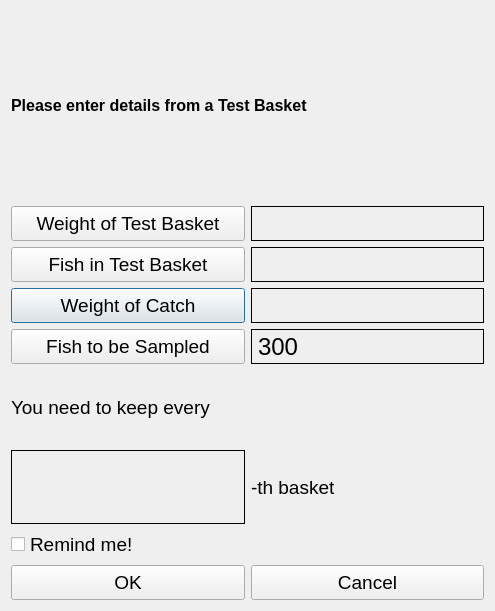
<?xml version="1.0" encoding="UTF-8"?>
<ui version="4.0">
 <class>subcalcDlg</class>
 <widget class="QDialog" name="subcalcDlg">
  <property name="geometry">
   <rect>
    <x>0</x>
    <y>0</y>
    <width>495</width>
    <height>611</height>
   </rect>
  </property>
  <property name="windowTitle">
   <string>subsample calculator</string>
  </property>
  <layout class="QVBoxLayout" name="verticalLayout">
   <item>
    <widget class="QLabel" name="label_3">
     <property name="font">
      <font>
       <pointsize>12</pointsize>
       <weight>75</weight>
       <bold>true</bold>
      </font>
     </property>
     <property name="text">
      <string>Please enter details from a Test Basket</string>
     </property>
    </widget>
   </item>
   <item>
    <layout class="QGridLayout" name="gridLayout">
     <item row="2" column="0">
      <widget class="QPushButton" name="catchWtBtn">
       <property name="minimumSize">
        <size>
         <width>165</width>
         <height>35</height>
        </size>
       </property>
       <property name="font">
        <font>
         <pointsize>14</pointsize>
        </font>
       </property>
       <property name="text">
        <string>Weight of Catch</string>
       </property>
      </widget>
     </item>
     <item row="0" column="0">
      <widget class="QPushButton" name="wtBtn">
       <property name="minimumSize">
        <size>
         <width>165</width>
         <height>35</height>
        </size>
       </property>
       <property name="font">
        <font>
         <pointsize>14</pointsize>
        </font>
       </property>
       <property name="text">
        <string>Weight of Test Basket</string>
       </property>
      </widget>
     </item>
     <item row="0" column="1">
      <widget class="QLabel" name="wtLabel">
       <property name="minimumSize">
        <size>
         <width>165</width>
         <height>35</height>
        </size>
       </property>
       <property name="font">
        <font>
         <pointsize>18</pointsize>
        </font>
       </property>
       <property name="autoFillBackground">
        <bool>true</bool>
       </property>
       <property name="frameShape">
        <enum>QFrame::Box</enum>
       </property>
       <property name="text">
        <string/>
       </property>
      </widget>
     </item>
     <item row="3" column="0">
      <widget class="QPushButton" name="samplenumBtn">
       <property name="minimumSize">
        <size>
         <width>165</width>
         <height>35</height>
        </size>
       </property>
       <property name="font">
        <font>
         <pointsize>14</pointsize>
        </font>
       </property>
       <property name="text">
        <string>Fish to be Sampled</string>
       </property>
      </widget>
     </item>
     <item row="1" column="0">
      <widget class="QPushButton" name="numBtn">
       <property name="minimumSize">
        <size>
         <width>165</width>
         <height>35</height>
        </size>
       </property>
       <property name="font">
        <font>
         <pointsize>14</pointsize>
        </font>
       </property>
       <property name="text">
        <string>Fish in Test Basket</string>
       </property>
      </widget>
     </item>
     <item row="1" column="1">
      <widget class="QLabel" name="numLabel">
       <property name="minimumSize">
        <size>
         <width>165</width>
         <height>35</height>
        </size>
       </property>
       <property name="font">
        <font>
         <pointsize>18</pointsize>
        </font>
       </property>
       <property name="autoFillBackground">
        <bool>true</bool>
       </property>
       <property name="frameShape">
        <enum>QFrame::Box</enum>
       </property>
       <property name="text">
        <string/>
       </property>
      </widget>
     </item>
     <item row="2" column="1">
      <widget class="QLabel" name="catchWtLabel">
       <property name="minimumSize">
        <size>
         <width>165</width>
         <height>35</height>
        </size>
       </property>
       <property name="font">
        <font>
         <pointsize>18</pointsize>
        </font>
       </property>
       <property name="autoFillBackground">
        <bool>true</bool>
       </property>
       <property name="frameShape">
        <enum>QFrame::Box</enum>
       </property>
       <property name="text">
        <string/>
       </property>
      </widget>
     </item>
     <item row="3" column="1">
      <widget class="QLabel" name="samplenumLabel">
       <property name="minimumSize">
        <size>
         <width>165</width>
         <height>35</height>
        </size>
       </property>
       <property name="font">
        <font>
         <pointsize>18</pointsize>
        </font>
       </property>
       <property name="autoFillBackground">
        <bool>true</bool>
       </property>
       <property name="frameShape">
        <enum>QFrame::Box</enum>
       </property>
       <property name="text">
        <string>300</string>
       </property>
      </widget>
     </item>
    </layout>
   </item>
   <item>
    <layout class="QGridLayout" name="gridLayout_3">
     <item row="1" column="1">
      <widget class="QLabel" name="label_2">
       <property name="font">
        <font>
         <pointsize>14</pointsize>
        </font>
       </property>
       <property name="text">
        <string>-th basket</string>
       </property>
      </widget>
     </item>
     <item row="0" column="0">
      <widget class="QLabel" name="label">
       <property name="font">
        <font>
         <pointsize>14</pointsize>
        </font>
       </property>
       <property name="text">
        <string>You need to keep every </string>
       </property>
      </widget>
     </item>
     <item row="1" column="0">
      <widget class="QLabel" name="answerLabel">
       <property name="minimumSize">
        <size>
         <width>165</width>
         <height>35</height>
        </size>
       </property>
       <property name="font">
        <font>
         <pointsize>20</pointsize>
        </font>
       </property>
       <property name="autoFillBackground">
        <bool>true</bool>
       </property>
       <property name="frameShape">
        <enum>QFrame::Box</enum>
       </property>
       <property name="frameShadow">
        <enum>QFrame::Plain</enum>
       </property>
       <property name="text">
        <string/>
       </property>
      </widget>
     </item>
     <item row="2" column="0">
      <widget class="QCheckBox" name="remindCheck">
       <property name="enabled">
        <bool>true</bool>
       </property>
       <property name="font">
        <font>
         <pointsize>14</pointsize>
        </font>
       </property>
       <property name="text">
        <string>Remind me!</string>
       </property>
      </widget>
     </item>
    </layout>
   </item>
   <item>
    <layout class="QHBoxLayout" name="horizontalLayout_2">
     <item>
      <widget class="QPushButton" name="okBtn">
       <property name="minimumSize">
        <size>
         <width>165</width>
         <height>35</height>
        </size>
       </property>
       <property name="font">
        <font>
         <pointsize>14</pointsize>
        </font>
       </property>
       <property name="text">
        <string>OK</string>
       </property>
      </widget>
     </item>
     <item>
      <widget class="QPushButton" name="cancelBtn">
       <property name="minimumSize">
        <size>
         <width>165</width>
         <height>35</height>
        </size>
       </property>
       <property name="font">
        <font>
         <pointsize>14</pointsize>
        </font>
       </property>
       <property name="text">
        <string>Cancel</string>
       </property>
      </widget>
     </item>
    </layout>
   </item>
  </layout>
 </widget>
 <resources/>
 <connections/>
</ui>
